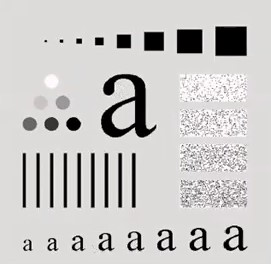
%> input picture Image Project/Images/x.jpg, 271 x 264 px
$ octave --eval "result = Edge_Detection(imread('../Images/x.jpg'));"   (GNU Octave 9; MATLAB toolbox functions it lacks are replaced by stand-ins)
%> lines starting %> are read from the running program, lines starting %| are printed output that depends on the picture; in (x1, y1, x2, y2) boxes, pixels count from 0 and x2, y2 are one past the last pixel; in counts of white or black regions, pixels touching at a corner belong together; the program's own positions count from 1
### Image Project/Algorithms/constrast.m
function x = constrast(img,smin,smax)
    x=zeros(size(img));
    channels=size(img,3);
    oldmin=zeros(channels);
    oldmax=zeros(channels);
    rmax=0;
    rmin=0;
    f1=0;
    s=0;

    for k=1:channels
     oldmin(k)=min(min(img(:,:,k)));
     oldmax(k)=max(max(img(:,:,k)));
    end
    for k=1:channels
        for i=1:size(img,1)
            for j=1:size(img,2)
                r=img(i,j,k);
                rmax=oldmax(k);
                rmin=oldmin(k);
                f1=(smax-smin)/(rmax-rmin);
                s=f1*(r-rmin);
                if(s>255)
                    s=255;
                elseif(s<0)
                    s=0;
                end
                x(i,j,k)=s;
            end
        end
    end
    x=uint8(x);
%     figure,subplot(1,2,1),imshow(img),title('original');
% subplot(1,2,2),imshow(x),title('new')
end

### Image Project/Algorithms/Edge_Detection.m
function x= Edge_Detection(img)
figure;
subplot(1,2,1); imshow(img);title('Old');
mask=[0,1,0;1,-4,1;0,1,0];
img=img(:,:,1);
x=zeros(size(img));
tempimg=padarray(img,[1 1],'replicate','both');
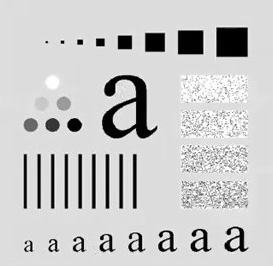
%> tempimg: size 266x273 uint8; min 0, max 255, mean 200.4


    for i =1:size(img,1)
        for j=1:size(img,2)
            tmask=mask.*double(tempimg(i:i+2,j:j+2));
            newvalue=sum(sum(tmask));
            x(i,j)=newvalue;
        end
    end
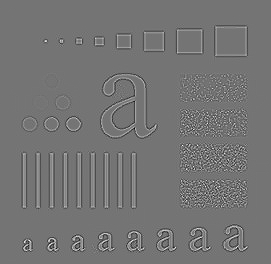
%> x: size 264x271 double; min -403, max 478, mean 0; drawn with min black and max white


x=constrast(x,0,1);
%> in constrast, `x=uint8(x);`:
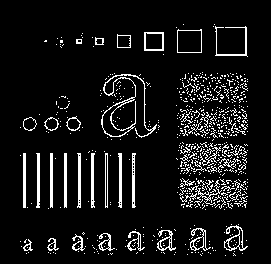
%> x: size 264x271 uint8; values 0 (black) and 1 (white), 8.5% white in thin lines or dots, all inside (x1, y1, x2, y2) = (20, 24, 248, 256)
%> (the run ends here)
